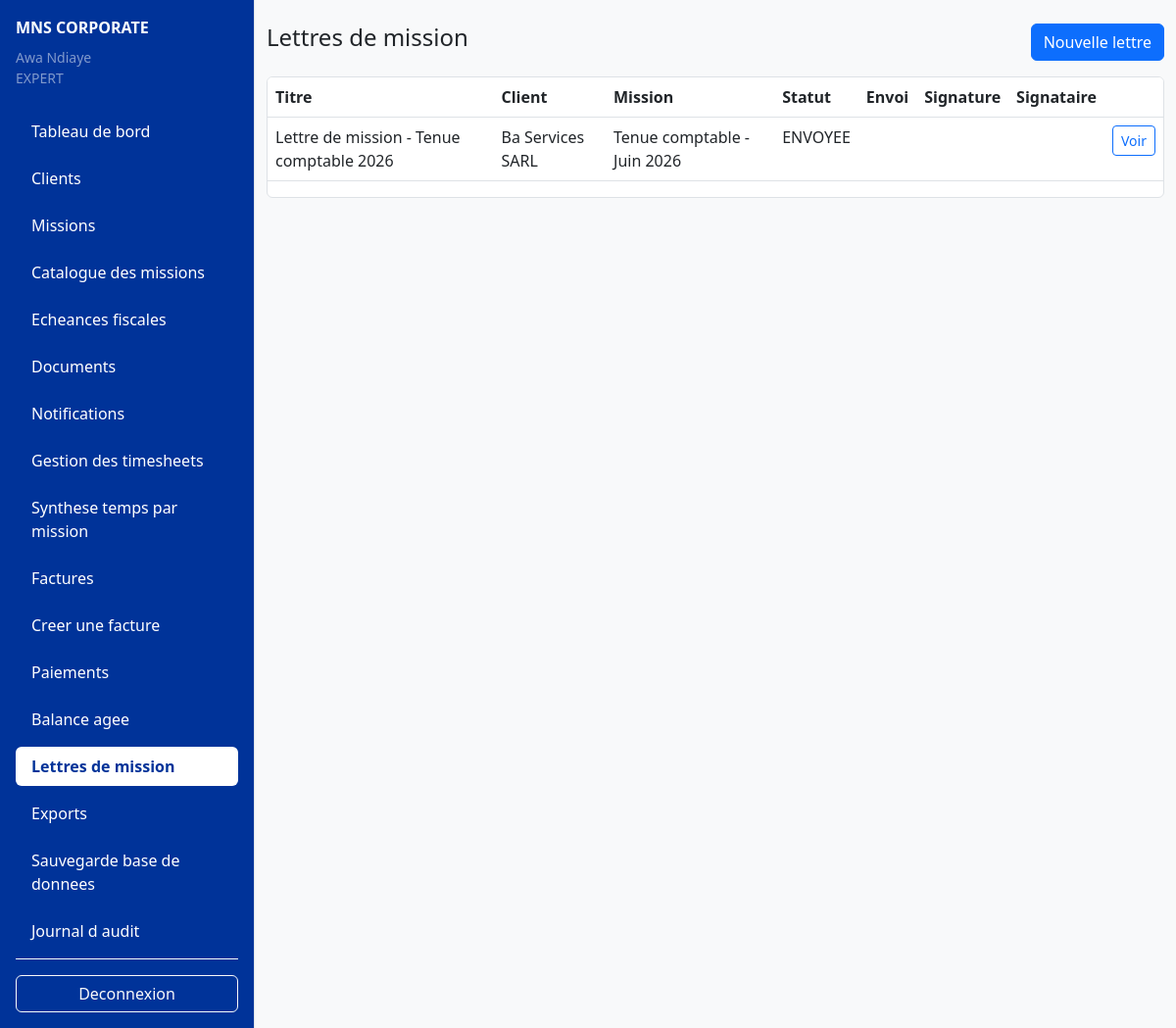
Page /frontend/views/engagement_letters/list.php (signed in) on the earlier database version.
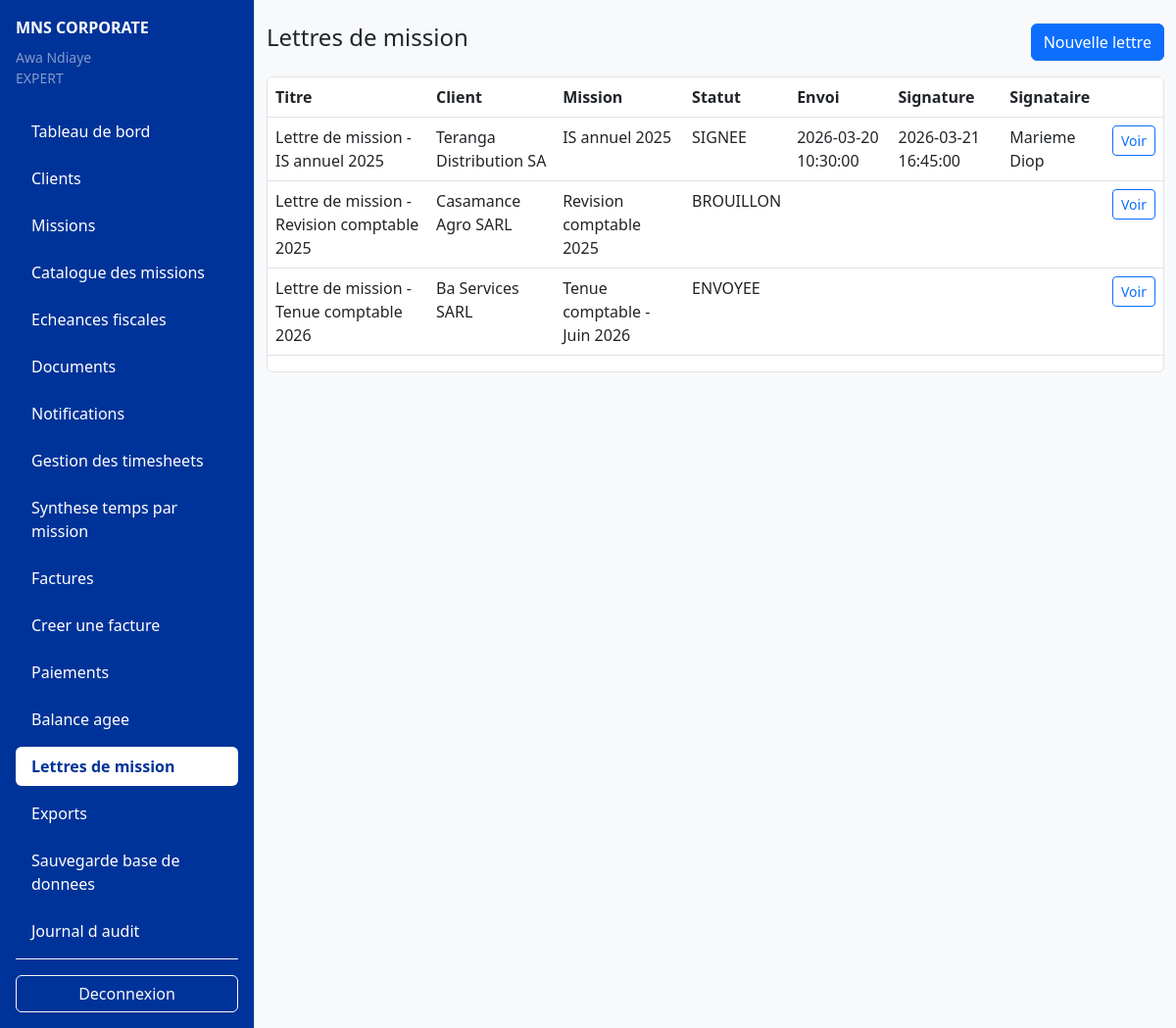
Same page on the later database version.
### tables this page shows
CREATE TABLE IF NOT EXISTS engagement_letters (
    id INT UNSIGNED AUTO_INCREMENT PRIMARY KEY,
    client_id INT UNSIGNED NOT NULL,
    mission_id INT UNSIGNED NULL,
    title VARCHAR(180) NOT NULL,
    file_path VARCHAR(255) NULL,
    status ENUM('BROUILLON', 'ENVOYEE', 'SIGNEE') NOT NULL DEFAULT 'BROUILLON',
    sent_at DATETIME NULL,
    signed_at DATETIME NULL,
    signed_by_name VARCHAR(150) NULL,
    signature_text VARCHAR(255) NULL,
    created_by INT UNSIGNED NOT NULL,
    created_at TIMESTAMP DEFAULT CURRENT_TIMESTAMP,
    CONSTRAINT fk_letters_client
        FOREIGN KEY (client_id) REFERENCES clients(id)
        ON DELETE CASCADE
        ON UPDATE CASCADE,
    CONSTRAINT fk_letters_mission
        FOREIGN KEY (mission_id) REFERENCES missions(id)
        ON DELETE SET NULL
        ON UPDATE CASCADE,
    CONSTRAINT fk_letters_created_by
        FOREIGN KEY (created_by) REFERENCES users(id)
        ON DELETE RESTRICT
        ON UPDATE CASCADE
);

CREATE TABLE IF NOT EXISTS clients (
    id INT UNSIGNED AUTO_INCREMENT PRIMARY KEY,
    user_id INT UNSIGNED NULL UNIQUE,
    company_name VARCHAR(180) NOT NULL,
    legal_form VARCHAR(100) NULL,
    contact_name VARCHAR(150) NULL,
    email VARCHAR(150) NULL,
    phone VARCHAR(30) NULL,
    address VARCHAR(255) NULL,
    ninea VARCHAR(50) NULL UNIQUE,
    rccm VARCHAR(80) NULL UNIQUE,
    tax_regime VARCHAR(100) NULL,
    accounting_year_start DATE NULL,
    accounting_year_end DATE NULL,
    status ENUM('ACTIF', 'INACTIF') NOT NULL DEFAULT 'ACTIF',
    created_at TIMESTAMP DEFAULT CURRENT_TIMESTAMP,
    updated_at TIMESTAMP DEFAULT CURRENT_TIMESTAMP ON UPDATE CURRENT_TIMESTAMP,
    CONSTRAINT fk_clients_user
        FOREIGN KEY (user_id) REFERENCES users(id)
        ON DELETE SET NULL
        ON UPDATE CASCADE
);

CREATE TABLE IF NOT EXISTS missions (
    id INT UNSIGNED AUTO_INCREMENT PRIMARY KEY,
    client_id INT UNSIGNED NOT NULL,
    mission_catalog_id INT UNSIGNED NOT NULL,
    title VARCHAR(180) NOT NULL,
    description TEXT NULL,
    start_date DATE NOT NULL,
    planned_end_date DATE NULL,
    actual_end_date DATE NULL,
    status ENUM('A_FAIRE', 'EN_COURS', 'TERMINEE', 'EN_RETARD', 'ANNULEE')
        NOT NULL DEFAULT 'A_FAIRE',
    priority ENUM('BASSE', 'MOYENNE', 'HAUTE') NOT NULL DEFAULT 'MOYENNE',
    estimated_hours DECIMAL(8,2) NULL,
    created_by INT UNSIGNED NOT NULL,
    created_at TIMESTAMP DEFAULT CURRENT_TIMESTAMP,
    updated_at TIMESTAMP DEFAULT CURRENT_TIMESTAMP ON UPDATE CURRENT_TIMESTAMP,
    CONSTRAINT fk_missions_client
        FOREIGN KEY (client_id) REFERENCES clients(id)
        ON DELETE CASCADE
        ON UPDATE CASCADE,
    CONSTRAINT fk_missions_catalog
        FOREIGN KEY (mission_catalog_id) REFERENCES mission_catalog(id)
        ON DELETE RESTRICT
        ON UPDATE CASCADE,
    CONSTRAINT fk_missions_created_by
        FOREIGN KEY (created_by) REFERENCES users(id)
        ON DELETE RESTRICT
        ON UPDATE CASCADE
);

### backend/includes/helpers.php (called while the page is built, shortened)
<?php
function e(?string $value): string
{
    return htmlspecialchars($value ?? '', ENT_QUOTES, 'UTF-8', false);
}

### backend/models/EngagementLetter.php (called while the page is built, shortened)
<?php
require_once __DIR__ . '/BaseModel.php';
class EngagementLetter extends BaseModel
{
    public function findAll(array $filters=[], int $limit=20, int $offset=0): array
    {
        $params=[]; $where=$this->where($filters,$params); $params['limit']=$limit; $params['offset']=$offset;
        return $this->fetchAll("SELECT el.*, c.company_name, m.title AS mission_title FROM engagement_letters el INNER JOIN clients c ON c.id=el.client_id LEFT JOIN missions m ON m.id=el.mission_id {$where} ORDER BY el.created_at DESC LIMIT :limit OFFSET :offset",$params);
    }
    private function where(array $filters, array &$params): string
    {
        $w=[];
        return $w?' WHERE '.implode(' AND ',$w):'';
    }
}

### backend/models/BaseModel.php (called while the page is built, shortened)
<?php
abstract class BaseModel
{
    protected PDO $db;
    public function __construct(PDO $db)
    {
        $this->db = $db;
    }
    protected function fetchAll(string $sql, array $params = []): array
    {
        $stmt = $this->db->prepare($sql);
        $stmt->execute($params);
        return $stmt->fetchAll(PDO::FETCH_ASSOC);
    }
}

### frontend/views/engagement_letters/list.php (the view)
<?php declare(strict_types=1); if(!defined('MNS_CONTROLLER_RENDER')){require_once __DIR__.'/../../../backend/controllers/engagement_letter_controller.php'; handleEngagementLetterRequest(); return;} require_once __DIR__.'/../../../backend/includes/helpers.php'; $user=currentUser(); require_once __DIR__.'/../includes/header.php'; ?>
<div class="d-flex"><?php require_once __DIR__.'/../includes/sidebar.php'; ?><main class="container-fluid py-4"><div class="d-flex justify-content-between mb-3"><h1 class="h4">Lettres de mission</h1><?php if($user['role']==='EXPERT'): ?><a class="btn btn-primary" href="/MNS_CORPORATE/frontend/views/engagement_letters/create.php">Nouvelle lettre</a><?php endif; ?></div><div class="table-responsive bg-white border rounded"><table class="table table-hover"><thead><tr><th>Titre</th><th>Client</th><th>Mission</th><th>Statut</th><th>Envoi</th><th>Signature</th><th>Signataire</th><th></th></tr></thead><tbody><?php foreach($letters as $l): ?><tr><td><?php echo e($l['title']); ?></td><td><?php echo e($l['company_name']); ?></td><td><?php echo e($l['mission_title']); ?></td><td><?php echo e($l['status']); ?></td><td><?php echo e($l['sent_at']); ?></td><td><?php echo e($l['signed_at']); ?></td><td><?php echo e($l['signed_by_name']); ?></td><td><a class="btn btn-sm btn-outline-primary" href="/MNS_CORPORATE/frontend/views/engagement_letters/show.php?id=<?php echo e((string)$l['id']); ?>">Voir</a></td></tr><?php endforeach; ?></tbody></table></div></main></div><?php require_once __DIR__.'/../includes/footer.php'; ?>

### frontend/views/includes/sidebar.php (shortened to what the changed rows need)
<?php
require_once __DIR__ . '/../../../backend/includes/helpers.php';
$user = currentUser();
$role = is_array($user) ? (string) ($user['role'] ?? '') : '';
$fullName = is_array($user) ? (string) ($user['full_name'] ?? '') : '';
$currentPath = (string) ($_SERVER['SCRIPT_NAME'] ?? '');
$sidebarBlue = '#003399';
$links = [];
if ($role === 'EXPERT') {
    $links = [
        ['Tableau de bord', '/MNS_CORPORATE/index.php'],
        ['Clients', '/MNS_CORPORATE/frontend/views/clients/list.php'],
        ['Missions', '/MNS_CORPORATE/frontend/views/missions/list.php'],
        ['Catalogue des missions', '/MNS_CORPORATE/frontend/views/missions/catalog_list.php'],
        ['Echeances fiscales', '/MNS_CORPORATE/frontend/views/deadlines/list.php'],
        ['Documents', '/MNS_CORPORATE/frontend/views/documents/list.php'],
        ['Notifications', '/MNS_CORPORATE/frontend/views/notifications/list.php'],
        ['Gestion des timesheets', '/MNS_CORPORATE/frontend/views/timesheets/list.php'],
        ['Synthese temps par mission', '/MNS_CORPORATE/frontend/views/timesheets/summary.php'],
        ['Factures', '/MNS_CORPORATE/frontend/views/invoices/list.php'],
        ['Creer une facture', '/MNS_CORPORATE/frontend/views/invoices/create.php'],
        ['Paiements', '/MNS_CORPORATE/frontend/views/payments/list.php'],
        ['Balance agee', '/MNS_CORPORATE/frontend/views/payments/balance_aged.php'],
        ['Lettres de mission', '/MNS_CORPORATE/frontend/views/engagement_letters/list.php'],
        ['Exports', '/MNS_CORPORATE/frontend/views/exports/index.php'],
        ['Sauvegarde base de donnees', '/MNS_CORPORATE/frontend/views/exports/backup.php'],
        ['Journal d audit', '/MNS_CORPORATE/frontend/views/audit_logs/list.php'],
    ];
}
?>
<nav class="border-end d-none d-lg-flex flex-column flex-shrink-0" style="min-height:100vh; width:260px; padding:1rem; background-color: <?php echo e($sidebarBlue); ?>;">
    <?php renderSidebarContent($user, $fullName, $role, $links, $currentPath, $sidebarBlue); ?>
</nav>
<?php
function renderSidebarContent(?array $user, string $fullName, string $role, array $links, string $currentPath, string $sidebarBlue): void
{
    ?>
    <?php if ($user !== null): ?>
        <ul class="nav flex-column flex-grow-1">
            <?php foreach ($links as [$label, $url]): ?>
                <?php $isActive = sidebarLinkIsActive((string) $url, $currentPath); ?>
                <li class="nav-item mb-2">
                    <a
                        class="nav-link rounded <?php echo $isActive ? 'fw-semibold' : ''; ?>"
                        style="<?php echo $isActive ? 'background-color:#fff;color:' . e($sidebarBlue) . ';' : 'color:#fff;'; ?>"
                        href="<?php echo e($url); ?>"
                    ><?php echo e($label); ?></a>
                </li>
            <?php endforeach; ?>
        </ul>
    <?php else: ?>
        <div class="text-white-50">Connectez-vous pour voir le menu.</div>
    <?php endif; ?>
    <?php
}
function sidebarLinkIsActive(string $url, string $currentPath): bool
{
    $path = parse_url($url, PHP_URL_PATH);
    return $currentPath === $path;
}

Differences in the rows shown:
added engagement_letters: title "Lettre de mission - IS annuel 2025", client.company_name "Teranga Distribution SA", mission.title "IS annuel 2025", status "SIGNEE", sent_at "2026-03-20 10:30:00", signed_at "2026-03-21 16:45:00", signed_by_name "Marieme Diop"
added engagement_letters: title "Lettre de mission - Revision comptable 2025", client.company_name "Casamance Agro SARL", mission.title "Revision comptable 2025", status "BROUILLON"
